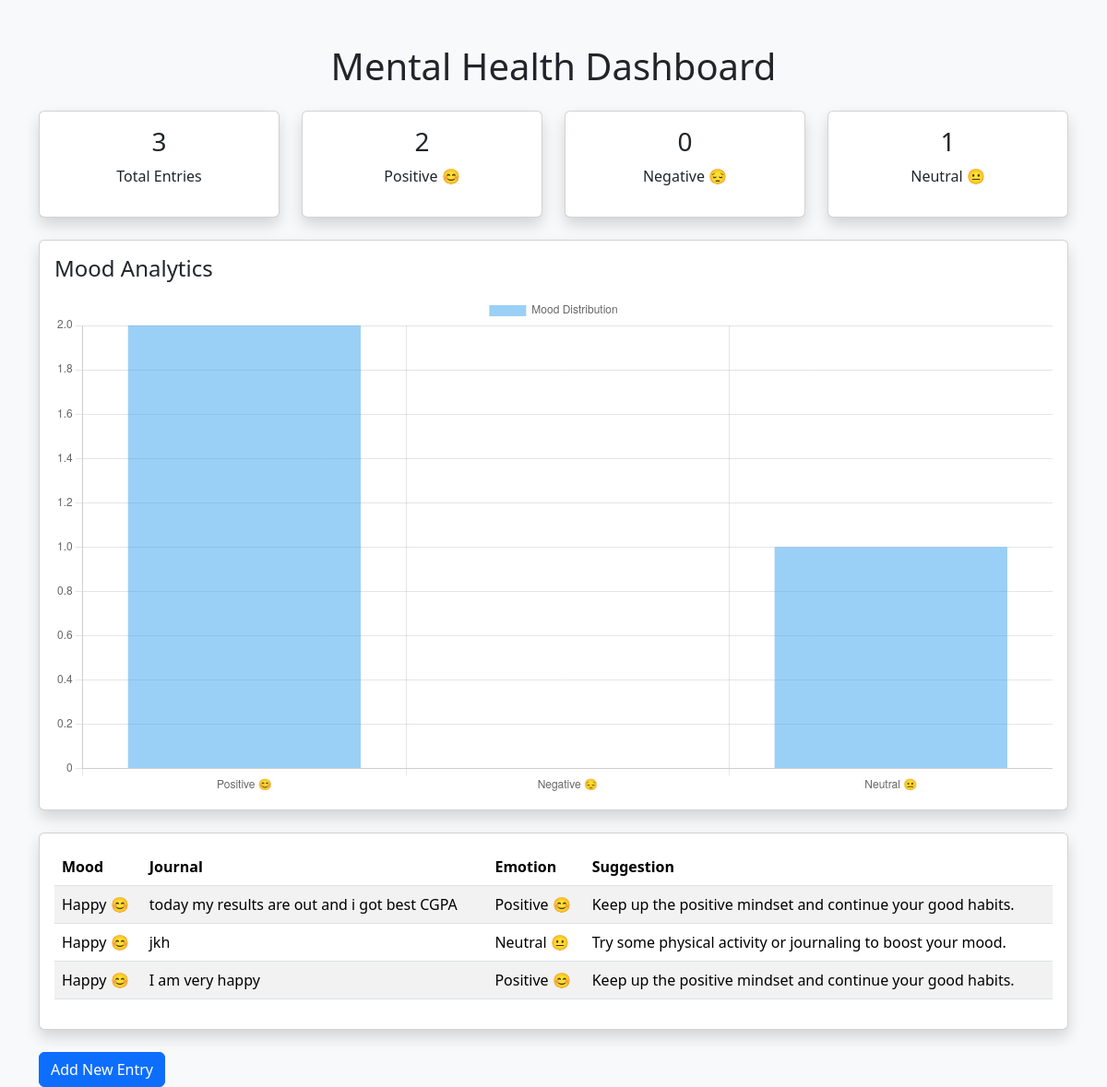
/dashboard, run on the app's committed database.
### tables this page shows
CREATE TABLE entries (
            id INTEGER PRIMARY KEY AUTOINCREMENT,
            mood TEXT,
            journal TEXT,
            sentiment REAL,
            sentiment_label TEXT,
            suggestion TEXT
        );

### app.py (the view)
@app.route('/dashboard')
def dashboard():
    conn = sqlite3.connect('database/mental_health.db')
    cursor = conn.cursor()
    cursor.execute("SELECT mood, journal, sentiment_label, suggestion FROM entries ORDER BY id DESC")
    entries = cursor.fetchall()
    cursor.execute("SELECT COUNT(*) FROM entries")
    total_entries = cursor.fetchone()[0]
    cursor.execute("SELECT COUNT(*) FROM entries WHERE sentiment_label LIKE 'Positive%'")
    positive_count = cursor.fetchone()[0]
    cursor.execute("SELECT COUNT(*) FROM entries WHERE sentiment_label LIKE 'Negative%'")
    negative_count = cursor.fetchone()[0]
    cursor.execute("SELECT COUNT(*) FROM entries WHERE sentiment_label LIKE 'Neutral%'")
    neutral_count = cursor.fetchone()[0]
    conn.close()
    return render_template(
        'dashboard.html',
        entries=entries,
        total_entries=total_entries,
        positive_count=positive_count,
        negative_count=negative_count,
        neutral_count=neutral_count
    )

### templates/dashboard.html (shortened to what this page needs)
<!DOCTYPE html>
<html>
<head>
    <link href="https://cdn.jsdelivr.net/npm/bootstrap@5.3.3/dist/css/bootstrap.min.css" rel="stylesheet">
</head>
<body class="bg-light">
<div class="container mt-5">
    <h1 class="text-center mb-4">
        Mental Health Dashboard
    </h1>
    <div class="row mb-4">
        <div class="col-md-3">
            <div class="card text-center shadow">
                <div class="card-body">
                    <h3>{{ total_entries }}</h3>
                    <p>Total Entries</p>
                </div>
            </div>
        </div>
        <div class="col-md-3">
            <div class="card text-center shadow">
                <div class="card-body">
                    <h3>{{ positive_count }}</h3>
                    <p>Positive 😊</p>
                </div>
            </div>
        </div>
        <div class="col-md-3">
            <div class="card text-center shadow">
                <div class="card-body">
                    <h3>{{ negative_count }}</h3>
                    <p>Negative 😔</p>
                </div>
            </div>
        </div>
        <div class="col-md-3">
            <div class="card text-center shadow">
                <div class="card-body">
                    <h3>{{ neutral_count }}</h3>
                    <p>Neutral 😐</p>
                </div>
            </div>
        </div>
    </div>
    <div class="card shadow mb-4">
        <div class="card-body">
            <h4 class="mb-3">
                Mood Analytics
            </h4>
            <canvas id="moodChart"></canvas>
        </div>
    </div>
    <div class="card shadow">
        <div class="card-body">
            <table class="table table-striped">
                <thead>
                <tr>
                    <th>Mood</th>
                    <th>Journal</th>
                    <th>Emotion</th>
<th>Suggestion</th>
                </tr>
                </thead>
                <tbody>
                {% for entry in entries %}
                <tr>
                    <td>{{ entry[0] }}</td>
                    <td>{{ entry[1] }}</td>
                    <td>{{ entry[2] }}</td>
<td>{{ entry[3] }}</td>
                </tr>
                {% endfor %}
                </tbody>
            </table>
        </div>
    </div>
    <br>
    <a href="/" class="btn btn-primary">
        Add New Entry
    </a>
</div>
<script>
/* Changed: ensure no stray ":" outside script and get 2D context for Chart */
const ctx = document.getElementById('moodChart').getContext('2d');
new Chart(ctx, {
    type: 'bar',
    data: {
        labels: [
            'Positive 😊',
            'Negative 😔',
            'Neutral 😐'
        ],
        datasets: [{
            label: 'Mood Distribution',
            data: [
                {{ positive_count|default(0) }},
                {{ negative_count|default(0) }},
                {{ neutral_count|default(0) }}
            ]
        }]
    },
    options: {
        responsive: true,
        scales: {
            y: {
                beginAtZero: true
            }
        }
    }
});
</script>
</body>
</html>

### data on the page
entries: mood "Happy 😊", journal "today my results are out and i got best CGPA", sentiment_label "Positive 😊", suggestion "Keep up the positive mindset and continue your good habits."
entries: mood "Happy 😊", journal "jkh", sentiment_label "Neutral 😐", suggestion "Try some physical activity or journaling to boost your mood."
entries: mood "Happy 😊", journal "I am very happy", sentiment_label "Positive 😊", suggestion "Keep up the positive mindset and continue your good habits."

### other printed values
{{ total_entries }} "3"
{{ positive_count }} "2"
{{ negative_count }} "0"
{{ neutral_count }} "1"
chart data {{ positive_count|default(0) }} 2
chart data {{ negative_count|default(0) }} 0
chart data {{ neutral_count|default(0) }} 1
